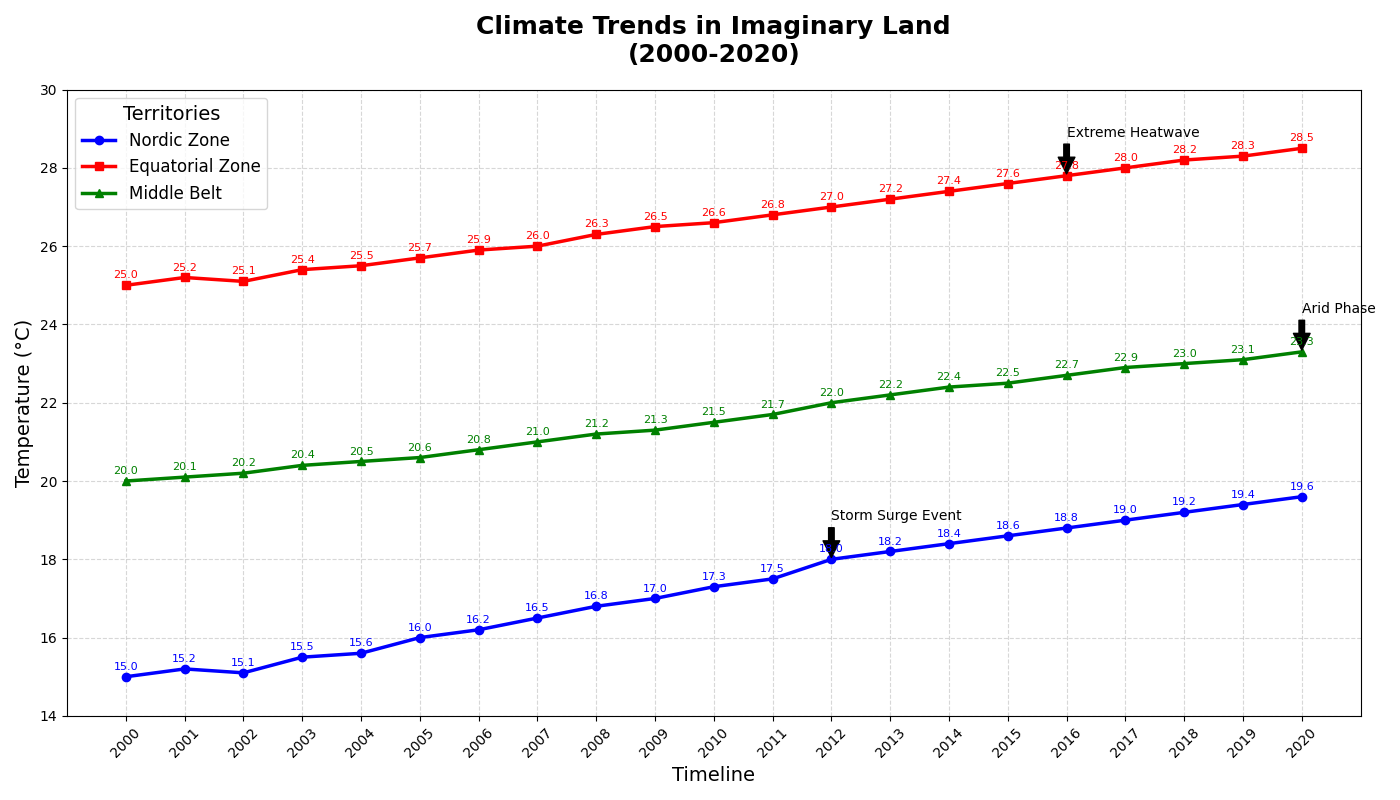

Recreate this plot in Python.
import matplotlib.pyplot as plt
import numpy as np

years = np.arange(2000, 2021)

north_region_temp = np.array([15, 15.2, 15.1, 15.5, 15.6, 16, 16.2, 16.5, 16.8, 17, 17.3, 17.5, 18, 18.2, 18.4, 18.6, 18.8, 19, 19.2, 19.4, 19.6])
south_region_temp = np.array([25, 25.2, 25.1, 25.4, 25.5, 25.7, 25.9, 26, 26.3, 26.5, 26.6, 26.8, 27, 27.2, 27.4, 27.6, 27.8, 28, 28.2, 28.3, 28.5])
central_region_temp = np.array([20, 20.1, 20.2, 20.4, 20.5, 20.6, 20.8, 21, 21.2, 21.3, 21.5, 21.7, 22, 22.2, 22.4, 22.5, 22.7, 22.9, 23, 23.1, 23.3])

fig, ax = plt.subplots(figsize=(14, 8))

ax.plot(years, north_region_temp, 'o-', label='Nordic Zone', color='blue', linewidth=2.5)
ax.plot(years, south_region_temp, 's-', label='Equatorial Zone', color='red', linewidth=2.5)
ax.plot(years, central_region_temp, '^-', label='Middle Belt', color='green', linewidth=2.5)

ax.set_title("Climate Trends in Imaginary Land\n(2000-2020)", fontsize=18, fontweight='bold', pad=20)
ax.set_xlabel("Timeline", fontsize=14)
ax.set_ylabel("Temperature (°C)", fontsize=14)

ax.legend(title="Territories", fontsize=12, title_fontsize=14, loc='upper left')

important_years = [2012, 2016, 2020]
annotations = [
    (2012, north_region_temp[years == 2012][0], 'Storm Surge Event'),
    (2016, south_region_temp[years == 2016][0], 'Extreme Heatwave'),
    (2020, central_region_temp[years == 2020][0], 'Arid Phase')
]

for year, value, note in annotations:
    ax.annotate(note, 
                xy=(year, value), 
                xytext=(year, value + 1), 
                textcoords='data',
                arrowprops=dict(facecolor='black', shrink=0.05),
                fontsize=10, 
                color='black')

for year, n_temp, s_temp, c_temp in zip(years, north_region_temp, south_region_temp, central_region_temp):
    ax.annotate(f'{n_temp:.1f}', xy=(year, n_temp), textcoords="offset points", xytext=(0,5), ha='center', fontsize=8, color='blue')
    ax.annotate(f'{s_temp:.1f}', xy=(year, s_temp), textcoords="offset points", xytext=(0,5), ha='center', fontsize=8, color='red')
    ax.annotate(f'{c_temp:.1f}', xy=(year, c_temp), textcoords="offset points", xytext=(0,5), ha='center', fontsize=8, color='green')

ax.grid(True, linestyle='--', alpha=0.5)
ax.set_xlim(1999, 2021)
ax.set_ylim(14, 30)

plt.xticks(years, rotation=45)
plt.tight_layout()

plt.show()
